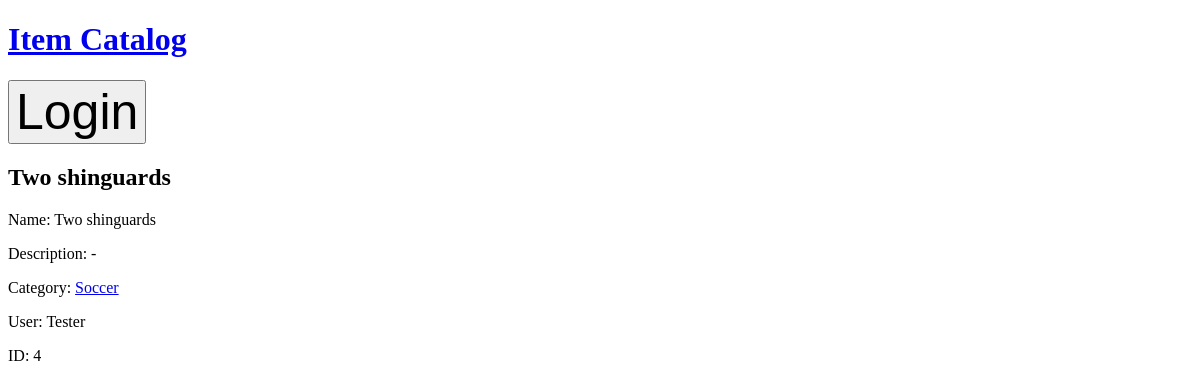
Page /catalog/Soccer/Two shinguards on the committed database.
### database_setup.py (models this page shows, shortened)
class Item(Base):
    __tablename__ = "item"
    id = Column(Integer, primary_key=True)
    name = Column(String(80), nullable=False)
    description = Column(String(250), nullable=False)
    user_id = Column(Integer, ForeignKey('user.id'))
    user = relationship(User)
    category_id = Column(Integer, ForeignKey('category.id'))
    category = relationship(Category)

class Category(Base):
    __tablename__ = 'category'
    id = Column(Integer, primary_key=True)
    name = Column(String(80), nullable=False)
    user_id = Column(Integer, ForeignKey('user.id'))
    user = relationship(User)

class User(Base):
    __tablename__ = 'user'
    id = Column(Integer, primary_key=True)
    name = Column(String(250), nullable=False)
    email = Column(String(250), nullable=False)

### project.py (the view)
@app.route('/catalog/<string:category_name>/<string:item_name>')
def show_item(category_name, item_name):
    if(db_session.query(Item).filter_by(name=item_name).first() == None):
        flash("Unknow item")
        return redirect(url_for('show_home'))
    else:
        return render_template(
            'item.html',
            item = db_session.query(Item).filter_by(name=item_name).first(),
            owner = db_session.query(User).filter_by(name=item_name).first())

### Templates/item.html (shortened to what this page needs)
{% extends "base.html" %}
{% block content %}
<h2>{{item.name}}</h2>
<p>Name: {{item.name}}</p>
<p>Description: {{item.description}}</p>
<p>Category: <a href="{{url_for('show_category_items', category_name=item.category.name)}}">{{item.category.name}}</a></p>
<p>User: {{item.user.name}}</p>
<p>ID: {{item.id}}</p>
{% endblock %}

### static/styles.css (style rules this page uses)
* { box-sizing: border-box; }

### rows in the picture
Item: name "Two shinguards", description "-", id "4"
Category: category.name "Soccer"
User: user.name "Tester"
